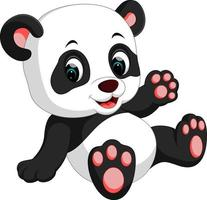
%> input picture panda3.jpg, 207 x 200 px
$ octave SISTEMA_TELECOMUNICACION_QAM.m   (GNU Octave 9; MATLAB toolbox functions it lacks are replaced by stand-ins)
%> lines starting %> are read from the running program, lines starting %| are printed output that depends on the picture; in (x1, y1, x2, y2) boxes, pixels count from 0 and x2, y2 are one past the last pixel; in counts of white or black regions, pixels touching at a corner belong together; the program's own positions count from 1
clear all
close all
%% FUENTE BINARIA
img = imread("panda3.jpg");
%> img is the input picture: size 200x207x3 uint8; mean R, G, B 190.4, 185.4, 185.4
coompa=15;

% Imagen original en escala de grises
img_Gray = rgb2gray(img);
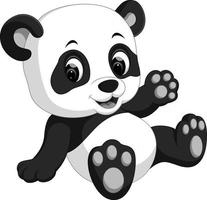
%> img_Gray: size 200x207 uint8; min 0, max 255, mean 186.9

% Imagen Binarizada
level = graythresh(img_Gray);
%> level = 0.561
img_Binaria = im2bw(img_Gray, level);
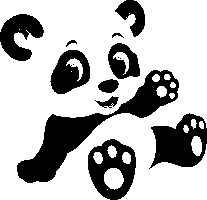
%> img_Binaria: size 200x207 logical; 71.5% white; 14 black regions (3 under 20 px), largest, box (x1, y1, x2, y2) and area: (17, 70, 179, 183) 4215, (149, 113, 207, 169) 1930, (88, 139, 136, 200) 1639

% Secuencia de bits de la imagen
secuencia = reshape(img_Binaria, 1, []);
%> secuencia = 41400 logical values, 29589 true

%Grafica de la Imagen Binarizada
figure,
imshow(img_Binaria);
title('Imagen Binarizada ');

% Espectro de la Señal de entrada
Timagen=size(secuencia,ndims(secuencia));   %Image period.
%> Timagen = 41400
fi=1/Timagen;
%> fi = 2.42e-05
[X,f] = FourierT(secuencia,fi);
figure,
plot(f, X);
xlabel('Frecuencia (Hz)');
ylabel('Amplitud');
title('Espectro de la señal de Entrada');
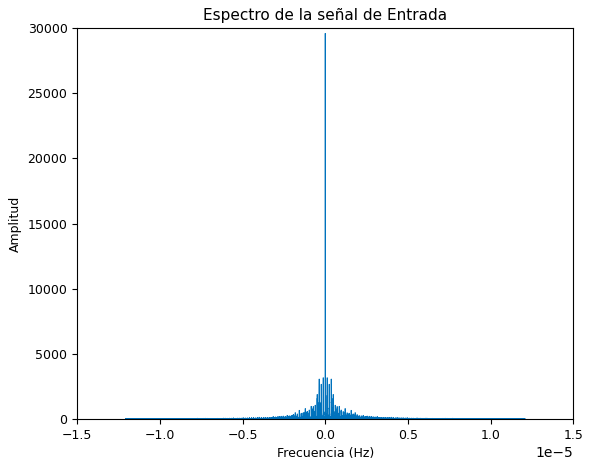
%> figure redrawn from the program's plot data; curve peaks at x = 0, y = 29589


%% MODULACION EN BANDA BASE 16 QAM

%Parametros de la modulacion
M=16;
Mpam=sqrt(M);
d=1;
A=zeros(1,Mpam);

for i=1:Mpam
    A(1,i)=(2*i-1-Mpam)*d;
end

%Energia del Simbolo
P=perms([A A]);%Todas las Combinaciones de A
p2=reshape(P',[2,numel(P)/2])'; %Genera los pares {parte real, parte imaginaria}
p3=unique(p2,'rows'); %Elimina las repeticiones
dr=p3(:,1)'; di=p3(:,2)';
Es=sum(((dr.^2)+(di.^2))./M);

%Vectores de simbolos
grupo = 4;
numero_Simbolos = numel(secuencia) / grupo;
%> numero_Simbolos = 10350
secuencia_Simbolos = zeros(1, numero_Simbolos);

for i = 1:numero_Simbolos
    indiceInicio = (i - 1) * grupo + 1;
    indiceFin = indiceInicio + grupo - 1;
    grupoBits = secuencia(indiceInicio:indiceFin);

    secuencia_Simbolos(i) = mapeo_Simbolos(grupoBits);

end
%> this loop made 10350 passes
%> (grupoBits, grupo_Bits_str in mapeo_Simbolos, index in mapeo_Simbolos) on passes 1 to 3: ([true true true true], '1111', 16), ([true true true true], '1111', 16), ([true true true true], '1111', 16)

%Secuencia de simbolos reales e imaginarios
S1=real(secuencia_Simbolos);
S2=imag(secuencia_Simbolos);

%Grafica de los simbolos Transmitidos
scatterplot(secuencia_Simbolos), title('simbolos transmitidos')
%> after `title('simbolos transmitidos')`:
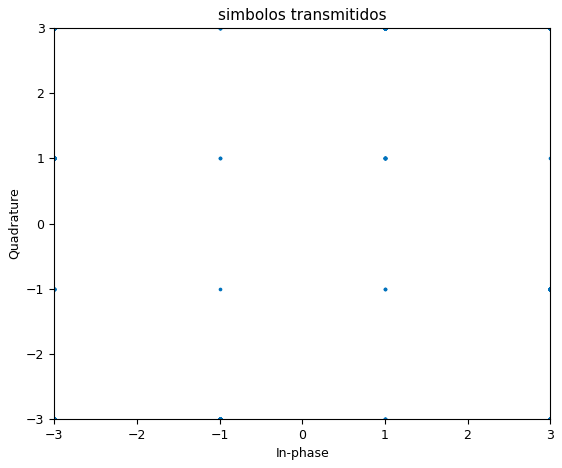
%> figure redrawn from the program's plot data

%Grafica del Espectro en Modulacion QAM
fi = 2*5*10^4;
[X,f] = FourierT(secuencia_Simbolos,fi);
figure,
plot(f, X);
xlabel('Frecuencia (Hz)');
ylabel('Amplitud');
title('Espectro Modulacion QAM');
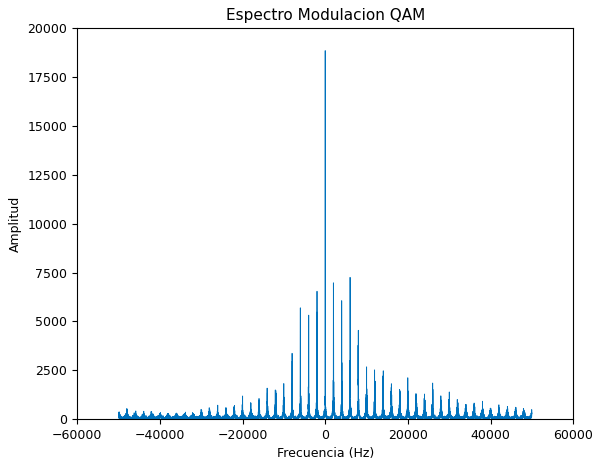
%> figure redrawn from the program's plot data; curve peaks at x = 0, y = 18843

%% PULSO CONFORMADOR
% Parámetros del pulso conformador
rolloff = 0.5; %factor de roll-off
span = 4; %numero de simbolos
mps = 6; %muestras por simbolos

% Pulso conformador
pulso = rcosfir(rolloff, span, mps,1,'sqrt');

%Agregar ceros al final de la secuencia
S1=[S1 zeros(1,2*span)];
S2=[S2 zeros(1,2*span)];

%Sobremuestreo
X1 = upsample(S1, mps);
X2= upsample(S2, mps);
X3= upsample(S1+j*S2,mps);

%Pulso Conformados
pulsos_conf_real = filter(pulso,1,X1);
pulsos_conf_img = filter(pulso,1,X2);
pulsos_conformados=filter(pulso,1,X3);

% Grafica del pulso conformador parte real
figure,
subplot(3,1,1)
stem(pulso);
title('Pulsos Conformador');
xlabel('Muestras');
ylabel('Amplitud');

subplot(3,1,2)
stem(X1)
title('Secuencia sobremuestreada real');
xlabel('Muestras');
xlim([0,33]);
ylabel('Amplitud');

subplot(3,1,3)
stem(pulsos_conf_real);
title('Señal Pulsos conformados reales');
xlabel('Muestras');
xlim([0,33]);
ylabel('Amplitud');
%> figure, not shown here; panel 1: highest point at x = 25, y = 0.464; panel 2: highest point at x = 1, y = 3; panel 3: highest point at x = 28754, y = 1.67

% Grafica del pulso conformador parte imaginaria
figure,
subplot(3,1,1)
stem(pulso);
title('Pulsos Conformador');
xlabel('Muestras');
ylabel('Amplitud');

subplot(3,1,2)
stem(X2)
title('Secuencia sobremuestreada imaginaria');
xlabel('Muestras');
xlim([0,33]);
ylabel('Amplitud');

subplot(3,1,3)
stem(pulsos_conf_img);
title('Señal Pulsos conformados imaginarios');
xlabel('Muestras');
xlim([0,33]);
ylabel('Amplitud');
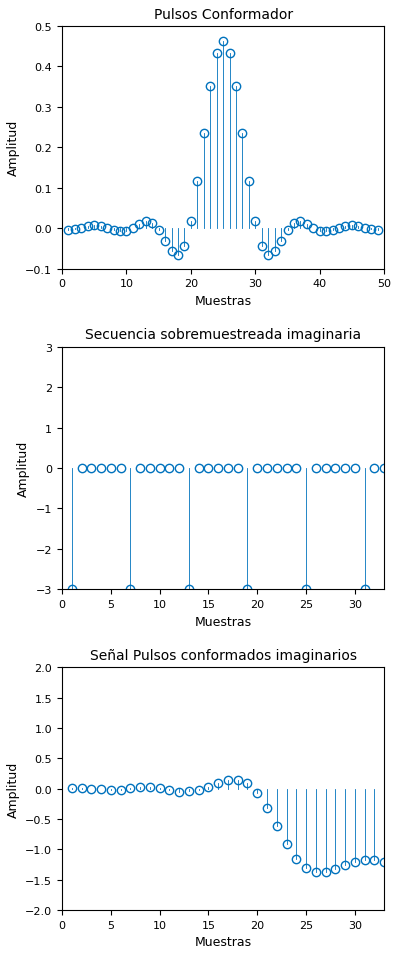
%> figure redrawn from the program's plot data, 3 panels; panel 1: highest point at x = 25, y = 0.464; panel 2: highest point at x = 49, y = 3; panel 3: highest point at x = 52357, y = 1.75

% ESPECTRO DE LA SEÑAL A LA SALIDA DEL PULSO CONFORMADOR

fi = (2*10^4)/3;
[XmBB,f] = FourierT(pulsos_conformados,fi);
figure,
plot(f, XmBB);
xlabel('Frecuencia (Hz)');
ylabel('Amplitud');
title('Espectro de la señal a la salida del pulso conformador');
%> figure, not shown here; curve peaks at x = 0, y = 46161.7

%% Modulacion Pasa Banda

%Parametros de la modulacion
Rs=1;
fs=mps*Rs;
ts=1/fs;
Tb=1;
Ns=length(secuencia_Simbolos);
%> Ns = 10350
fc=2*Rs;

%Vector de tiempo
t=0:ts:(Ns+2*span)-ts;

%Señal Pasa Banda
senal_real = sqrt(2)*pulsos_conf_real.*cos(2*pi*fc.*t);
senal_img = -sqrt(2)*pulsos_conf_img.*sin(2*pi*fc.*t);
senal_tx = senal_real + senal_img;

% ESPECTRO DE LA SEÑAL MODULADA EN PASA BANDA
fi = (5*10^4)/3;
[XmBB,f] = FourierT(senal_tx,fi);
figure,
plot(f, XmBB);
xlabel('Frecuencia (Hz)');
ylabel('Amplitud');
title('Espectro de la señal Modulada en Pasa Banda');
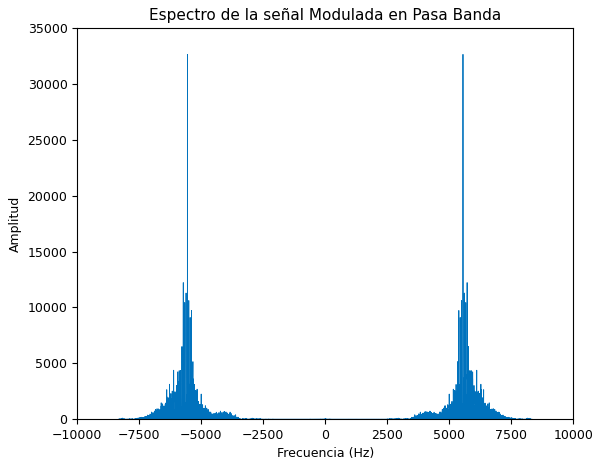
%> figure redrawn from the program's plot data; curve peaks at x = -5555.6, y = 32641.3

%% MIMO EN TRANSMISION

%Crea el Canal MIMO
numtx = 2;
sp = 0.45;
txarraypos = (0:numtx-1)*sp;
numrx = 2;
rxarraypos = 300 + (0:numrx-1)*sp;
numscat = 2;

%Canal MIMO
%> the run ends on the next line
chmat = scatteringchanmtx(txarraypos,rxarraypos,numscat);
% [187 lines not run here, left out]
function mapeo = mapeo_Simbolos(grupo_Bits)
    diccionario = {
        '0000', -3 + 3i;
        '0001', -3 + 1i;
        '0010', -3 - 1i;
        '0011', -3 - 3i;

        '0100', -1 + 3i;
        '0101', -1 + 1i;
        '0110', -1 - 1i;
        '0111', -1 - 3i;

        '1000', 1 + 3i;
        '1001', 1 + 1i;
        '1010', 1 - 1i
        '1011', 1 - 3i;

        '1100', 3 + 3i;
        '1101', 3 + 1i;
        '1110', 3 - 1i;
        '1111', 3 - 3i;

    };

    % Convierte el grupo_Bits a una cadena
    grupo_Bits_str = sprintf('%d', grupo_Bits);

    % Busca el valor correspondiente en el diccionario
    index = find(strcmp(diccionario(:,1), grupo_Bits_str));

    if ~isempty(index)
        mapeo = diccionario{index, 2};
    else
        % En caso de que el grupo de bits no exista en el diccionario, puedes asignar un valor predeterminado o manejar el error según tus necesidades
        error('Grupo de bits no válido');
    end

end


% [38 lines left out: function demapeo_Simbolo, not called in this run]

function [X,f] = FourierT(x,fs)

    X = fft(x);
    X = fftshift(X);
    X = abs(X);
    f = (-length(x)/2:length(x)/2-1) * fs / length(x);
end

$ run again, with mapache.jpg copied over panda3.jpg
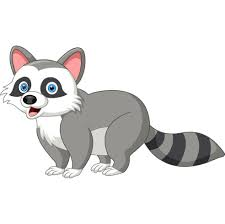
%> input picture mapache.jpg, 225 x 224 px
%> img is the input picture: size 224x225x3 uint8; mean R, G, B 228.9, 228, 227.4
%> level = 0.749
%> `img_Binaria = im2bw(img_Gray, level);`:
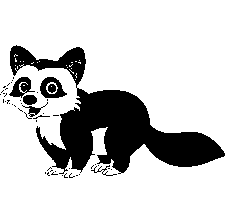
%> img_Binaria: size 224x225 logical; 79.8% white; 50 black regions (42 under 20 px), largest, box (x1, y1, x2, y2) and area: (10, 45, 225, 174) 9120, (40, 77, 67, 98) 297, (9, 77, 35, 98) 271
%> secuencia = 50400 logical values, 40241 true
%> the loop `for i = 1:numero_Simbolos` made 12600 passes
%> (grupoBits, grupo_Bits_str in mapeo_Simbolos, index in mapeo_Simbolos) on passes 1 to 3: ([true true true true], '1111', 16), ([true true true true], '1111', 16), ([true true true true], '1111', 16)
%> `title('Espectro de la señal Modulada en Pasa Banda');`:
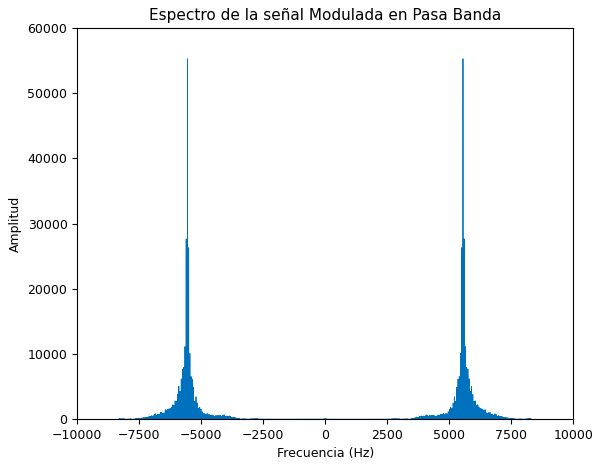
%> figure redrawn from the program's plot data; curve peaks at x = -5555.6, y = 55277.3
